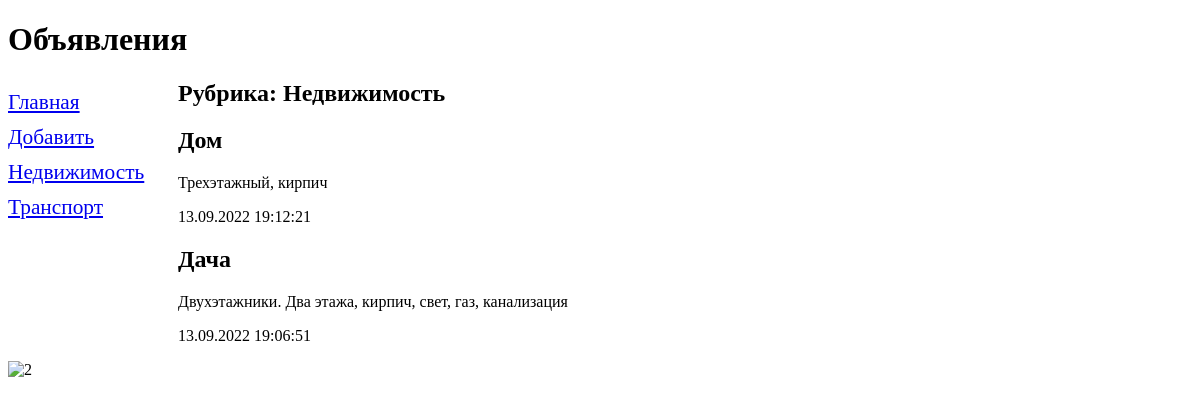
/1/, run on the app's committed database.
### bboard/models.py (models this page shows, shortened)
class Rubric(models.Model):
    name = models.CharField(max_length=20, db_index=True, verbose_name='Название')
    class Meta:
        verbose_name_plural = 'Рубрики'
        verbose_name = 'Рубрика'
        ordering = ['name']

class Bb(models.Model):
    title = models.CharField(max_length=50, verbose_name='Товар')
    content = models.TextField(null=True, blank=True, verbose_name='Описание')
    price = models.FloatField(null=True, blank=True, verbose_name='Цена')
    published = models.DateTimeField(auto_now_add=True, db_index=True, verbose_name='Опубликовано')
    rubric = models.ForeignKey('Rubric', on_delete=models.PROTECT, null=True, verbose_name='Рубрика')
    class Meta:
        verbose_name_plural = 'Объявления'
        verbose_name = 'Объявление'
        ordering = ['-published']

### bboard/views.py (the view)
# urls.py: path('<int:rubric_id>/', by_rubric, name='by_rubric'),
def by_rubric(request, rubric_id):
    bbs = Bb.objects.filter(rubric=rubric_id)  # Все объявления с данной рубрикой
    current_rubric = Rubric.objects.get(pk=rubric_id)  # берет конкр рубрику с данной id
    context = {'bbs': bbs, 'current_rubric': current_rubric}
    return render(request, 'bboard/by_rubric.html', context)

### bboard/templatetags/bboard_tags.py (called while the page is built)
@register.simple_tag()
def get_categories():
    return Rubric.objects.all()

### bboard/templates/bboard/by_rubric.html (shortened to what this page needs)
{% extends 'basic.html' %}
{% block content %}
<h1>Рубрика: {{ current_rubric.name }}</h1>
{% for bb in bbs %}
    <div>
        <h1>{{ bb.title }}</h1>
        <p>{{ bb.content }}</p>
        <p>{{ bb.published|date:"d.m.Y H:i:s" }}</p>
    </div>
{% endfor %}
{% endblock %}

### bboard/templates/inc/_rubric.html
{% load bboard_tags %}
{% get_categories as rubrics %}
{% for rubric in rubrics %}
    <a href="{% url 'by_rubric' rubric.pk %}">{{ rubric.name }}</a>
{% endfor %}

### bboard/static/bboard/style.css (style rules this page uses)
nav a { display: block; margin: 10px 0px; }

### data on the page
Rubric: name "Недвижимость"
Rubric: name "Транспорт"
Bb: title "Дом", content "Трехэтажный, кирпич", published "13.09.2022 19:12:21"
Bb: title "Дача", content "Двухэтажники. Два этажа, кирпич, свет, газ, канализация", published "13.09.2022 19:06:51"
